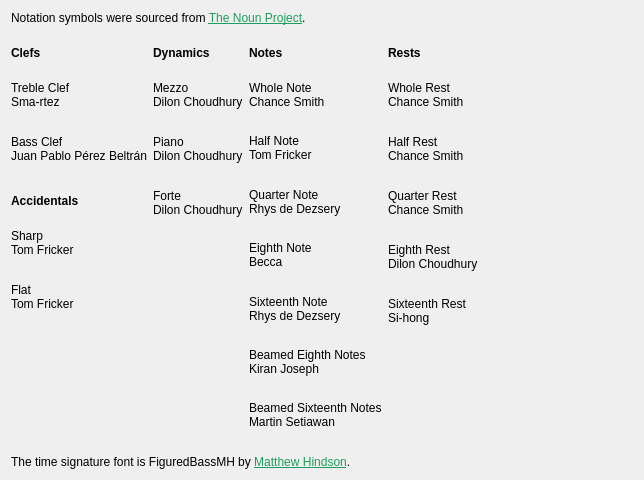
<?xml version="1.0" encoding="UTF-8"?>
<ui version="4.0">
 <class>ComposerAckDialog</class>
 <widget class="QDialog" name="ComposerAckDialog">
  <property name="geometry">
   <rect>
    <x>0</x>
    <y>0</y>
    <width>644</width>
    <height>480</height>
   </rect>
  </property>
  <property name="minimumSize">
   <size>
    <width>644</width>
    <height>480</height>
   </size>
  </property>
  <property name="maximumSize">
   <size>
    <width>647</width>
    <height>506</height>
   </size>
  </property>
  <property name="windowTitle">
   <string>Acknowledgements</string>
  </property>
  <layout class="QVBoxLayout" name="verticalLayout_5">
   <item>
    <widget class="QLabel" name="nounProjectLabel">
     <property name="text">
      <string>&lt;html&gt;&lt;head/&gt;&lt;body&gt;&lt;p&gt;Notation symbols were sourced from &lt;a href=&quot;https://www.thenounproject.com&quot;&gt;&lt;span style=&quot; text-decoration: underline; color:#1f9b5d;&quot;&gt;The Noun Project&lt;/span&gt;&lt;/a&gt;.&lt;/p&gt;&lt;/body&gt;&lt;/html&gt;</string>
     </property>
    </widget>
   </item>
   <item>
    <spacer name="verticalSpacer_5">
     <property name="orientation">
      <enum>Qt::Orientation::Vertical</enum>
     </property>
     <property name="sizeType">
      <enum>QSizePolicy::Policy::Fixed</enum>
     </property>
     <property name="sizeHint" stdset="0">
      <size>
       <width>20</width>
       <height>10</height>
      </size>
     </property>
    </spacer>
   </item>
   <item>
    <layout class="QHBoxLayout" name="horizontalLayout">
     <item>
      <layout class="QVBoxLayout" name="verticalLayout">
       <item>
        <widget class="QLabel" name="clefsLabel">
         <property name="minimumSize">
          <size>
           <width>0</width>
           <height>24</height>
          </size>
         </property>
         <property name="text">
          <string>&lt;html&gt;&lt;head/&gt;&lt;body&gt;&lt;p&gt;&lt;span style=&quot; font-weight:700;&quot;&gt;Clefs&lt;/span&gt;&lt;/p&gt;&lt;/body&gt;&lt;/html&gt;</string>
         </property>
        </widget>
       </item>
       <item>
        <widget class="QLabel" name="trebleLabel">
         <property name="minimumSize">
          <size>
           <width>0</width>
           <height>48</height>
          </size>
         </property>
         <property name="text">
          <string>Treble Clef&lt;br/&gt;Sma-rtez</string>
         </property>
        </widget>
       </item>
       <item>
        <widget class="QLabel" name="bassLabel">
         <property name="minimumSize">
          <size>
           <width>0</width>
           <height>48</height>
          </size>
         </property>
         <property name="text">
          <string>&lt;html&gt;&lt;head/&gt;&lt;body&gt;&lt;p&gt;Bass Clef&lt;br/&gt;Juan Pablo Pérez Beltrán&lt;/p&gt;&lt;/body&gt;&lt;/html&gt;</string>
         </property>
        </widget>
       </item>
       <item>
        <spacer name="verticalSpacer_4">
         <property name="orientation">
          <enum>Qt::Orientation::Vertical</enum>
         </property>
         <property name="sizeType">
          <enum>QSizePolicy::Policy::Fixed</enum>
         </property>
         <property name="sizeHint" stdset="0">
          <size>
           <width>20</width>
           <height>10</height>
          </size>
         </property>
        </spacer>
       </item>
       <item>
        <widget class="QLabel" name="accLabel">
         <property name="minimumSize">
          <size>
           <width>0</width>
           <height>24</height>
          </size>
         </property>
         <property name="text">
          <string>&lt;html&gt;&lt;head/&gt;&lt;body&gt;&lt;p&gt;&lt;span style=&quot; font-weight:700;&quot;&gt;Accidentals&lt;/span&gt;&lt;/p&gt;&lt;/body&gt;&lt;/html&gt;</string>
         </property>
        </widget>
       </item>
       <item>
        <widget class="QLabel" name="sharpLabel">
         <property name="minimumSize">
          <size>
           <width>0</width>
           <height>48</height>
          </size>
         </property>
         <property name="text">
          <string>&lt;html&gt;&lt;head/&gt;&lt;body&gt;&lt;p&gt;Sharp&lt;br/&gt;Tom Fricker&lt;/p&gt;&lt;/body&gt;&lt;/html&gt;</string>
         </property>
        </widget>
       </item>
       <item>
        <widget class="QLabel" name="flatLabel">
         <property name="minimumSize">
          <size>
           <width>0</width>
           <height>48</height>
          </size>
         </property>
         <property name="text">
          <string>&lt;html&gt;&lt;head/&gt;&lt;body&gt;&lt;p&gt;Flat&lt;br/&gt;Tom Fricker&lt;/p&gt;&lt;/body&gt;&lt;/html&gt;</string>
         </property>
        </widget>
       </item>
       <item>
        <spacer name="verticalSpacer">
         <property name="orientation">
          <enum>Qt::Orientation::Vertical</enum>
         </property>
         <property name="sizeHint" stdset="0">
          <size>
           <width>20</width>
           <height>18</height>
          </size>
         </property>
        </spacer>
       </item>
      </layout>
     </item>
     <item>
      <layout class="QVBoxLayout" name="verticalLayout_4">
       <item>
        <widget class="QLabel" name="restsLabel_2">
         <property name="minimumSize">
          <size>
           <width>0</width>
           <height>24</height>
          </size>
         </property>
         <property name="maximumSize">
          <size>
           <width>16777215</width>
           <height>24</height>
          </size>
         </property>
         <property name="text">
          <string>&lt;html&gt;&lt;head/&gt;&lt;body&gt;&lt;p&gt;&lt;span style=&quot; font-weight:700;&quot;&gt;Dynamics&lt;/span&gt;&lt;/p&gt;&lt;/body&gt;&lt;/html&gt;</string>
         </property>
        </widget>
       </item>
       <item>
        <widget class="QLabel" name="wholeRestLabel_2">
         <property name="minimumSize">
          <size>
           <width>0</width>
           <height>48</height>
          </size>
         </property>
         <property name="text">
          <string>&lt;html&gt;&lt;head/&gt;&lt;body&gt;&lt;p&gt;Mezzo&lt;br/&gt;Dilon Choudhury&lt;/p&gt;&lt;/body&gt;&lt;/html&gt;</string>
         </property>
        </widget>
       </item>
       <item>
        <widget class="QLabel" name="halfRestLabel_2">
         <property name="minimumSize">
          <size>
           <width>0</width>
           <height>48</height>
          </size>
         </property>
         <property name="text">
          <string>&lt;html&gt;&lt;head/&gt;&lt;body&gt;&lt;p&gt;Piano&lt;br/&gt;Dilon Choudhury&lt;/p&gt;&lt;/body&gt;&lt;/html&gt;</string>
         </property>
        </widget>
       </item>
       <item>
        <widget class="QLabel" name="quarterRestLabel_2">
         <property name="minimumSize">
          <size>
           <width>0</width>
           <height>48</height>
          </size>
         </property>
         <property name="text">
          <string>&lt;html&gt;&lt;head/&gt;&lt;body&gt;&lt;p&gt;Forte&lt;br/&gt;Dilon Choudhury&lt;/p&gt;&lt;/body&gt;&lt;/html&gt;</string>
         </property>
        </widget>
       </item>
       <item>
        <spacer name="verticalSpacer_7">
         <property name="orientation">
          <enum>Qt::Orientation::Vertical</enum>
         </property>
         <property name="sizeHint" stdset="0">
          <size>
           <width>20</width>
           <height>18</height>
          </size>
         </property>
        </spacer>
       </item>
      </layout>
     </item>
     <item>
      <layout class="QVBoxLayout" name="verticalLayout_2">
       <item>
        <widget class="QLabel" name="notesLabel">
         <property name="minimumSize">
          <size>
           <width>0</width>
           <height>24</height>
          </size>
         </property>
         <property name="maximumSize">
          <size>
           <width>16777215</width>
           <height>24</height>
          </size>
         </property>
         <property name="text">
          <string>&lt;html&gt;&lt;head/&gt;&lt;body&gt;&lt;p&gt;&lt;span style=&quot; font-weight:700;&quot;&gt;Notes&lt;/span&gt;&lt;/p&gt;&lt;/body&gt;&lt;/html&gt;</string>
         </property>
        </widget>
       </item>
       <item>
        <widget class="QLabel" name="wholeNoteLabel">
         <property name="minimumSize">
          <size>
           <width>0</width>
           <height>48</height>
          </size>
         </property>
         <property name="text">
          <string>&lt;html&gt;&lt;head/&gt;&lt;body&gt;&lt;p&gt;Whole Note&lt;br/&gt;Chance Smith&lt;/p&gt;&lt;/body&gt;&lt;/html&gt;</string>
         </property>
        </widget>
       </item>
       <item>
        <widget class="QLabel" name="halfNoteLabel">
         <property name="minimumSize">
          <size>
           <width>0</width>
           <height>48</height>
          </size>
         </property>
         <property name="text">
          <string>&lt;html&gt;&lt;head/&gt;&lt;body&gt;&lt;p&gt;Half Note&lt;br/&gt;Tom Fricker&lt;/p&gt;&lt;/body&gt;&lt;/html&gt;</string>
         </property>
        </widget>
       </item>
       <item>
        <widget class="QLabel" name="quarterNoteLabel">
         <property name="minimumSize">
          <size>
           <width>0</width>
           <height>48</height>
          </size>
         </property>
         <property name="text">
          <string>&lt;html&gt;&lt;head/&gt;&lt;body&gt;&lt;p&gt;Quarter Note&lt;br/&gt;Rhys de Dezsery&lt;/p&gt;&lt;/body&gt;&lt;/html&gt;</string>
         </property>
        </widget>
       </item>
       <item>
        <widget class="QLabel" name="eighthNoteLabel">
         <property name="minimumSize">
          <size>
           <width>0</width>
           <height>48</height>
          </size>
         </property>
         <property name="text">
          <string>&lt;html&gt;&lt;head/&gt;&lt;body&gt;&lt;p&gt;Eighth Note&lt;br/&gt;Becca&lt;/p&gt;&lt;/body&gt;&lt;/html&gt;</string>
         </property>
        </widget>
       </item>
       <item>
        <widget class="QLabel" name="sixtnthNoteLabel">
         <property name="minimumSize">
          <size>
           <width>0</width>
           <height>48</height>
          </size>
         </property>
         <property name="text">
          <string>&lt;html&gt;&lt;head/&gt;&lt;body&gt;&lt;p&gt;Sixteenth Note&lt;br/&gt;Rhys de Dezsery&lt;/p&gt;&lt;/body&gt;&lt;/html&gt;</string>
         </property>
        </widget>
       </item>
       <item>
        <widget class="QLabel" name="sixtnthNoteLabel_2">
         <property name="minimumSize">
          <size>
           <width>0</width>
           <height>48</height>
          </size>
         </property>
         <property name="text">
          <string>&lt;html&gt;&lt;head/&gt;&lt;body&gt;&lt;p&gt;Beamed Eighth Notes&lt;br/&gt;Kiran Joseph&lt;/p&gt;&lt;/body&gt;&lt;/html&gt;</string>
         </property>
        </widget>
       </item>
       <item>
        <widget class="QLabel" name="sixtnthNoteLabel_3">
         <property name="minimumSize">
          <size>
           <width>0</width>
           <height>48</height>
          </size>
         </property>
         <property name="text">
          <string>&lt;html&gt;&lt;head/&gt;&lt;body&gt;&lt;p&gt;Beamed Sixteenth Notes&lt;br/&gt;Martin Setiawan&lt;/p&gt;&lt;/body&gt;&lt;/html&gt;</string>
         </property>
        </widget>
       </item>
       <item>
        <spacer name="verticalSpacer_2">
         <property name="orientation">
          <enum>Qt::Orientation::Vertical</enum>
         </property>
         <property name="sizeType">
          <enum>QSizePolicy::Policy::Fixed</enum>
         </property>
         <property name="sizeHint" stdset="0">
          <size>
           <width>20</width>
           <height>10</height>
          </size>
         </property>
        </spacer>
       </item>
      </layout>
     </item>
     <item>
      <layout class="QVBoxLayout" name="verticalLayout_3">
       <item>
        <widget class="QLabel" name="restsLabel">
         <property name="minimumSize">
          <size>
           <width>0</width>
           <height>24</height>
          </size>
         </property>
         <property name="maximumSize">
          <size>
           <width>16777215</width>
           <height>24</height>
          </size>
         </property>
         <property name="text">
          <string>&lt;html&gt;&lt;head/&gt;&lt;body&gt;&lt;p&gt;&lt;span style=&quot; font-weight:700;&quot;&gt;Rests&lt;/span&gt;&lt;/p&gt;&lt;/body&gt;&lt;/html&gt;</string>
         </property>
        </widget>
       </item>
       <item>
        <widget class="QLabel" name="wholeRestLabel">
         <property name="minimumSize">
          <size>
           <width>0</width>
           <height>48</height>
          </size>
         </property>
         <property name="text">
          <string>&lt;html&gt;&lt;head/&gt;&lt;body&gt;&lt;p&gt;Whole Rest&lt;br/&gt;Chance Smith&lt;/p&gt;&lt;/body&gt;&lt;/html&gt;</string>
         </property>
        </widget>
       </item>
       <item>
        <widget class="QLabel" name="halfRestLabel">
         <property name="minimumSize">
          <size>
           <width>0</width>
           <height>48</height>
          </size>
         </property>
         <property name="text">
          <string>&lt;html&gt;&lt;head/&gt;&lt;body&gt;&lt;p&gt;Half Rest&lt;br/&gt;Chance Smith&lt;/p&gt;&lt;/body&gt;&lt;/html&gt;</string>
         </property>
        </widget>
       </item>
       <item>
        <widget class="QLabel" name="quarterRestLabel">
         <property name="minimumSize">
          <size>
           <width>0</width>
           <height>48</height>
          </size>
         </property>
         <property name="text">
          <string>&lt;html&gt;&lt;head/&gt;&lt;body&gt;&lt;p&gt;Quarter Rest&lt;br/&gt;Chance Smith&lt;/p&gt;&lt;/body&gt;&lt;/html&gt;</string>
         </property>
        </widget>
       </item>
       <item>
        <widget class="QLabel" name="eigthRestLabel">
         <property name="minimumSize">
          <size>
           <width>0</width>
           <height>48</height>
          </size>
         </property>
         <property name="text">
          <string>&lt;html&gt;&lt;head/&gt;&lt;body&gt;&lt;p&gt;Eighth Rest&lt;br/&gt;Dilon Choudhury&lt;/p&gt;&lt;/body&gt;&lt;/html&gt;</string>
         </property>
        </widget>
       </item>
       <item>
        <widget class="QLabel" name="sixtnthRestLabel">
         <property name="minimumSize">
          <size>
           <width>0</width>
           <height>48</height>
          </size>
         </property>
         <property name="text">
          <string>&lt;html&gt;&lt;head/&gt;&lt;body&gt;&lt;p&gt;Sixteenth Rest&lt;br/&gt;Si-hong&lt;/p&gt;&lt;/body&gt;&lt;/html&gt;</string>
         </property>
        </widget>
       </item>
       <item>
        <spacer name="verticalSpacer_3">
         <property name="orientation">
          <enum>Qt::Orientation::Vertical</enum>
         </property>
         <property name="sizeHint" stdset="0">
          <size>
           <width>20</width>
           <height>18</height>
          </size>
         </property>
        </spacer>
       </item>
      </layout>
     </item>
     <item>
      <spacer name="horizontalSpacer">
       <property name="orientation">
        <enum>Qt::Orientation::Horizontal</enum>
       </property>
       <property name="sizeHint" stdset="0">
        <size>
         <width>17</width>
         <height>20</height>
        </size>
       </property>
      </spacer>
     </item>
    </layout>
   </item>
   <item>
    <widget class="QLabel" name="figuredBassMHLabel">
     <property name="text">
      <string>&lt;html&gt;&lt;head/&gt;&lt;body&gt;&lt;p&gt;The time signature font is FiguredBassMH by &lt;a href=&quot;https://hindson.com.au/info/free/free-fonts-available-for-download/&quot;&gt;&lt;span style=&quot; text-decoration: underline; color:#1f9b5d;&quot;&gt;Matthew Hindson&lt;/span&gt;&lt;/a&gt;.&lt;/p&gt;&lt;/body&gt;&lt;/html&gt;</string>
     </property>
    </widget>
   </item>
  </layout>
 </widget>
 <resources/>
 <connections/>
</ui>
